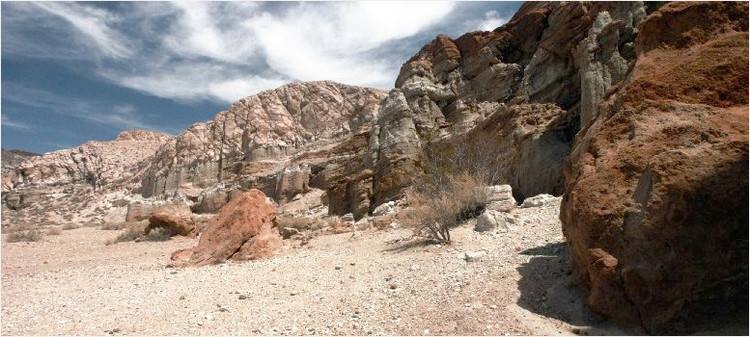
//> input picture images/2.jpg, 750 x 337 px
$ ./main   (built with g++ and OpenCV 4)
//> lines starting //> are read from the running program, lines starting //| are printed output that depends on the picture; after the words box and inside, x2 and y2 are one past the last pixel; in counts of white or black regions, pixels touching at a corner belong together
### COURSE_MATERIAL/Project2/Project2/Equalization.h
#pragma once
#include<opencv2/opencv.hpp>
#include<iostream>
#include<cstring>

using namespace std;
using namespace cv;

#define LEVEL 256//灰度级别


class HistogramEqualization
{
public:

	HistogramEqualization();
	void setImage(Mat &image_in);//设置要处理的图片
	void statistic();//对图片的RGB值进行直方图统计
	Mat  equProcess();//对原图进行均衡处理
	Mat returnHistogram();//返回归一化后的直方图
	~HistogramEqualization();

private:
	//三个私有变量分别统计channel 0, 1,2的灰度级的像素个数
	int statistic_R[LEVEL];
	int statistic_G[LEVEL];
	int statistic_B[LEVEL];
	//将要处理的图像
	Mat image;

};

### COURSE_MATERIAL/Project2/Project2/Equalization.cpp
#include "Equalization.h"


HistogramEqualization::HistogramEqualization()//初始化各个私有成员。
{
	memset(statistic_R, 0, LEVEL * sizeof(int));
	memset(statistic_G, 0, LEVEL * sizeof(int));
	memset(statistic_B, 0, LEVEL * sizeof(int));

}

void HistogramEqualization::setImage(Mat & image_in)//设置要处理的图片的路径
{
	image = image_in;
}

void HistogramEqualization::statistic()//分别对图片的RGB值进行直方图统计
{
	for (int i = 0; i < image.rows; i++)
	{
		for (int j = 0; j < image.cols; j++)
		{
			//数组下标代表灰度值，里面存储的数是该灰度值对应的像素数
			if (image.channels() == 1)//如果是灰度图像
			{
				statistic_R[image.at<uchar>(i, j)]++;
			}
			else//如果是彩色图像
			{
				statistic_B[image.at<Vec3b>(i, j)[0]]++;
				statistic_G[image.at<Vec3b>(i, j)[1]]++;
				statistic_R[image.at<Vec3b>(i, j)[2]]++;
			}
		}
	}
}

Mat HistogramEqualization::equProcess()//对原图进行均衡处理
{
	/*计算原来的各个灰度值经过均衡以后应该变成多少
	temp数组下标代表原先图像的灰度值
	temp中存储的数是变换后各个灰度值对应的灰度值
	*/
	int temp_R[LEVEL], temp_G[LEVEL], temp_B[LEVEL];
	memset(temp_R, 0, LEVEL * sizeof(int));
	memset(temp_G, 0, LEVEL * sizeof(int));
	memset(temp_B, 0, LEVEL * sizeof(int));

	int sumR = 0, sumB = 0, sumG = 0;
	double const_num = (double)(LEVEL -1.0) / (double)(image.cols*image.rows);
	for (int counter0 = 0; counter0 < LEVEL; counter0++)
	{
		if (image.channels() == 1)
		{
			sumR += statistic_R[counter0];
			temp_R[counter0] = (int)(const_num * sumR);
		}
		else
		{
			sumR += statistic_R[counter0];
			sumG += statistic_G[counter0];
			sumB += statistic_B[counter0];

			temp_R[counter0] = (int)(const_num * sumR );
			temp_G[counter0] = (int)(const_num * sumG );
			temp_B[counter0] = (int)(const_num * sumB );
		}
	}

	Mat imEqu;
	if (image.channels() == 1)
	{
		Mat imEqu1(image.rows, image.cols, CV_8UC1);//8位无符号的单通道---灰度图片
		imEqu1.copyTo(imEqu);
	}
	else
	{
		Mat imEqu1(image.rows, image.cols, CV_8UC3);//8位无符号的三通道---RGB彩色图像
		imEqu1.copyTo(imEqu);
	}

	for (int counter1 = 0; counter1 < image.rows; counter1++)
	{
		for (int counter2 = 0; counter2 < image.cols; counter2++)
		{
			if (image.channels() == 1)
			{
				imEqu.at<uchar>(counter1, counter2) = temp_R[image.at<uchar>(counter1, counter2)];
			}
			else
			{
				imEqu.at<Vec3b>(counter1, counter2)[0] = temp_B[image.at<Vec3b>(counter1, counter2)[0]];
				imEqu.at<Vec3b>(counter1, counter2)[1] = temp_G[image.at<Vec3b>(counter1, counter2)[1]];
				imEqu.at<Vec3b>(counter1, counter2)[2] = temp_R[image.at<Vec3b>(counter1, counter2)[2]];
			}
		}
	}

	return imEqu;
}

Mat HistogramEqualization::returnHistogram()
{
	double temp_R[LEVEL];//归一化后的概率
	double max=statistic_R[0];
	memset(temp_R, 0, LEVEL * sizeof(double));
	Mat dstImage = Mat::zeros(Size(LEVEL, LEVEL), CV_8UC1);//绘制直方图,首先先创建一个黑底的图像，为了可以显示彩色，所以该绘制图像是一个8位的3通道图像

	for (int i = 0; i < LEVEL; i++)//计算最大值
	{
		if (statistic_R[i] >= max)
			max = statistic_R[i];
	}
	max = (double)max / (double)(image.cols*image.rows);

	for (int i = 0; i < LEVEL; i++)
	{
		temp_R[i] = (double)statistic_R[i] / (double)(image.cols*image.rows);
		temp_R[i] = temp_R[i] * (double)LEVEL*0.9 / max;//将最大值显示在0.9的位置，其他按照比例计算

		rectangle(dstImage, Point(i, LEVEL-1), Point(i, LEVEL-temp_R[i]), Scalar(255));//注意这里point（x，y)是(cols,rows),和 .at正好相反
	}

	return dstImage;
}


HistogramEqualization::~HistogramEqualization()
{
}

### COURSE_MATERIAL/Project2/Project2/main.cpp
#include "Equalization.h"
#include <opencv2/highgui/highgui.hpp>

int main()
{
	Mat srcImage_gray, srcImage_color, gray2_equ, srcgray_Histogram,gray2_equ_Histogram,color2_equ;
	srcImage_gray = imread("G:\\Code\\Digital_image_processing\\images\\2.jpg", 0);
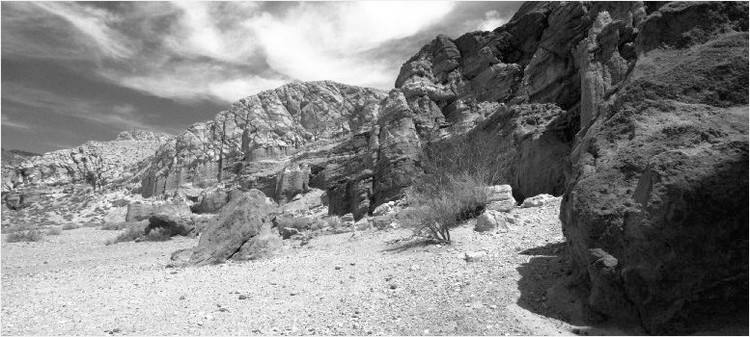
//> srcImage_gray: 337 rows x 750 cols, CV_8UC1; min 0, max 255, mean 130.9
	srcImage_color = imread("G:\\Code\\Digital_image_processing\\images\\2.jpg", 1);
//> srcImage_color is the input picture: 337 rows x 750 cols, CV_8UC3; mean B, G, R 118.3, 128.1, 141.2

	imshow("原始图像的灰度图", srcImage_gray);
	imshow("原始图像的彩色图", srcImage_color);

	HistogramEqualization equ1,equ2;

	equ1.setImage(srcImage_gray);
	equ1.statistic();
//> after the loop in statistic, `for (int i = 0; i < image.rows; i++)`: statistic_R = 256 values, max 1411 at index 118, min 34 at index 1, mean 987.3
	gray2_equ = equ1.equProcess();//直方图均衡
//> the loop in equProcess, `for (int counter0 = 0; counter0 < LEVEL; counter0++)` made 256 passes
//> sumR on passes 1 to 12: 80, 114, 175, 263, 385, 526, 779, 1150, 1609, 2230, 2898, 3634
//> after the loop in equProcess, `for (int counter0 = 0; counter0 < LEVEL; counter0++)`: sumR = 252750; temp_R = 256 values from 0 to 255; sumG = 0
	srcgray_Histogram = equ1.returnHistogram();
//> in returnHistogram, `double max=statistic_R[0];`: max = 80
//> the loop in returnHistogram, `for (int i = 0; i < LEVEL; i++)` made 256 passes
//> max on passes 1, 4, 5, 6, 7, 8, 9, 10, 11, 12, 13, 14: 80, 88, 122, 141, 253, 371, 459, 621, 668, 736, 816, 906
//> after the loop in returnHistogram, `for (int i = 0; i < LEVEL; i++)`: max = 1411
//> in returnHistogram, `max = (double)max / (double)(image.cols*image.rows);`: max = 0.00558
//> after the loop in returnHistogram, `for (int i = 0; i < LEVEL; i++)`:
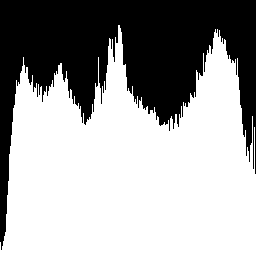
//> dstImage: 256 rows x 256 cols, CV_8UC1; 63.2% white; 1 black region, box (x1, y1, x2, y2) and area: (0, 0, 256, 250) 24135
//> after the loop in returnHistogram, `for (int i = 0; i < LEVEL; i++)`: temp_R = 256 values, max 230.4 at index 118, min 5.55 at index 1, mean 161.2

	equ1.setImage(gray2_equ);
	equ1.statistic();
	gray2_equ_Histogram = equ1.returnHistogram();
//> in returnHistogram (call 2), `double max=statistic_R[0];`: max = 859
//> the loop in returnHistogram (call 2), `for (int i = 0; i < LEVEL; i++)` made 256 passes
//> max on passes 1, 2, 3, 8, 9, 10, 11, 12, 13, 14, 16, 17: 859, 864, 1350, 1357, 1536, 1660, 1732, 1786, 1931, 2034, 2144, 2290
//> after the loop in returnHistogram (call 2), `for (int i = 0; i < LEVEL; i++)`: max = 2892
//> in returnHistogram (call 2), `max = (double)max / (double)(image.cols*image.rows);`: max = 0.0114
//> after the loop in returnHistogram (call 2), `for (int i = 0; i < LEVEL; i++)`:
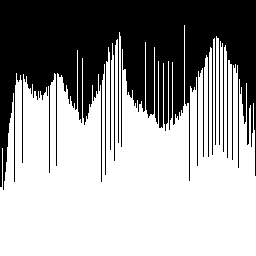
//> dstImage: 256 rows x 256 cols, CV_8UC1; 61.6% white; 1 black region, box (x1, y1, x2, y2) and area: (0, 0, 256, 190) 25140
//> after the loop in returnHistogram (call 2), `for (int i = 0; i < LEVEL; i++)`: temp_R = 256 values, max 230.4 at index 184, min 65.65 at index 3, mean 157.3


	imshow("变换后灰度图像", gray2_equ);
	imshow("初始灰度图像的直方图", srcgray_Histogram);
	//imshow("变换后灰度图像的直方图", gray2_equ_Histogram);


	equ2.setImage(srcImage_color);
	equ2.statistic();
	color2_equ = equ2.equProcess();
//> the loop in equProcess (call 2), `for (int counter0 = 0; counter0 < LEVEL; counter0++)` made 256 passes
//> (sumR, sumG, sumB) on passes 1 to 12: (12, 156, 1787), (51, 206, 2237), (71, 307, 2907), (132, 444, 3679), (197, 599, 4546), (277, 823, 5622), (416, 1144, 6762), (625, 1645, 8071), (934, 2267, 9451), (1304, 3010, 10990), (1723, 3814, 12595), (2164, 4755, 14231)
//> in equProcess (call 2), `imEqu1.copyTo(imEqu);`: imEqu: 337 rows x 750 cols, CV_8UC3; every value is 0
	imshow("变换后彩色图像", color2_equ);

	waitKey(0);
	return 0;
}
